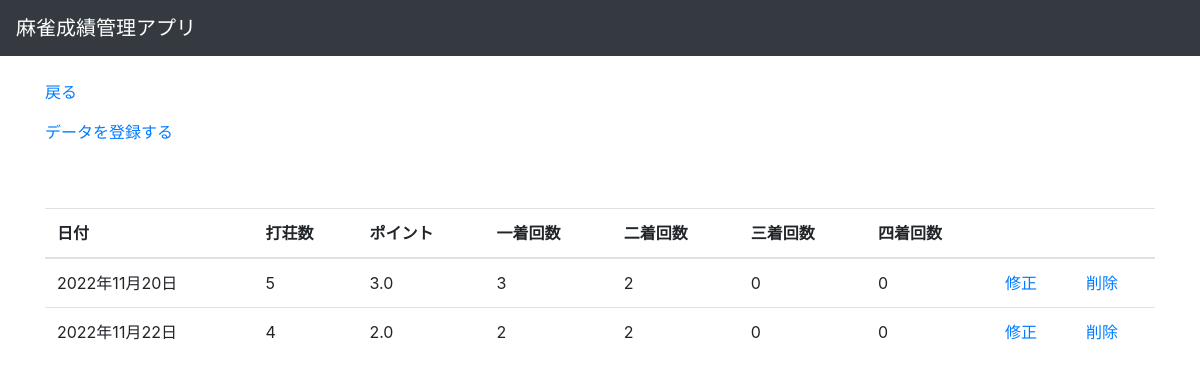
/show/ (signed in), run on the app's committed database.
### mahjong_stats/models.py (models this page shows)
class Stats(models.Model):
    user = models.ForeignKey(User,on_delete=models.CASCADE)
    date = models.DateField(
        blank=False,
        null=False,
        verbose_name="日付",
    )
    counts = models.IntegerField(
        blank=False,
        null=False,
        verbose_name="打荘回数",
    )
    points = models.FloatField(
        blank=False,
        null=False,
        verbose_name="ポイント",
    )
    first = models.IntegerField(
        blank=False,
        null=False,
        verbose_name="一着回数",
    )
    second = models.IntegerField(
        blank=False,
        null=False,
        verbose_name="二着回数",
    )
    third = models.IntegerField(
        blank=False,
        null=False,
        verbose_name="三着回数",
    )
    fourth = models.IntegerField(
        blank=False,
        null=False,
        verbose_name="四着回数",
    )

### mahjong_stats/views.py (the view)
# urls.py: path('show/',views.DataShowView.as_view(),name="show"),
class DataShowView(ListView):
    template_name="show.html"
    model = models.Stats
    def get_context_data(self, **kwargs):
        ctx = super().get_context_data(**kwargs)
        ctx["stats_list"] = models.Stats.objects.filter(user=self.request.user.id).order_by('date')
        return ctx

### mahjong_stats/templates/show.html
{% extends "base.html" %}
{% block main %}
<p><a href="{% url 'top' %}">戻る</a></p>
<p><a href="{% url 'add' %}">データを登録する</a></p>
<br></br>
<table class="table">
  <thead>
    <tr>
      <th>日付</th>
      <th>打荘数</th>
      <th>ポイント</th>
      <th>一着回数</th>
      <th>二着回数</th>
      <th>三着回数</th>
      <th>四着回数</th>
      <th></th>
      <th></th>
    </tr>
  </thead>
  <tbody>
    {% for stats in stats_list %}
    <tr>
      <td>{{stats.date}}</td>
      <td>{{stats.counts}}</td>
      <td>{{stats.points}}</td>
      <td>{{stats.first}}</td>
      <td>{{stats.second}}</td>
      <td>{{stats.third}}</td>
      <td>{{stats.fourth}}</td>
      <td><a href="{% url 'update' stats.pk %}">修正</a></td>
      <td><a href="{% url 'delete' stats.pk %}">削除</a></td>
    </tr>
    {% endfor %}
  </tbody>
</table>
{% endblock %}

### data on the page
Stats: date "2022年11月20日", counts "5", points "3.0", first "3", second "2", third "0", fourth "0"
Stats: date "2022年11月22日", counts "4", points "2.0", first "2", second "2", third "0", fourth "0"
